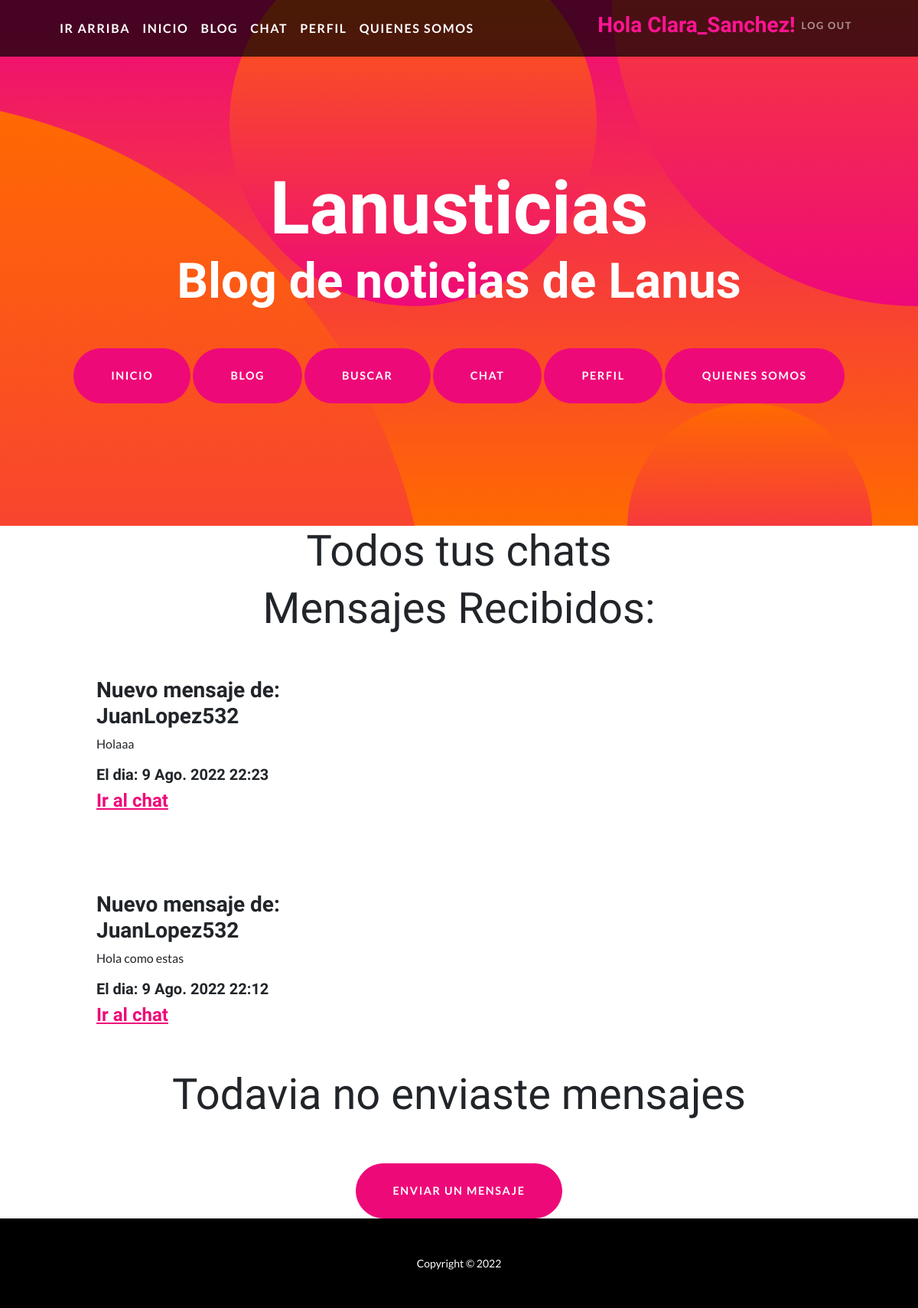
Page /chat (signed in) on the committed database.
### Chat/models.py (models this page shows, shortened)
class Mensaje(models.Model):
    cuerpo=models.CharField(max_length=300)
    emisor = models.ForeignKey(User, on_delete=models.CASCADE, related_name='Emisor')
    receptor = models.ForeignKey(User, on_delete=models.CASCADE, related_name='Receptor')
    enviado = models.DateTimeField(auto_now_add=True)
    leido=models.BooleanField(default=False)
    class Meta:
        ordering = ['-enviado']

### Chat/views.py (the view)
# urls.py: path('chat', chat, name='chat'),
@login_required
def chat(request):
    mensajes=Mensaje.objects.filter(receptor_id=request.user.id)
    mensajes_enviados=Mensaje.objects.filter(emisor_id=request.user.id)
    return render (request, 'chat.html', {'mensajes':mensajes,'mensajes_enviados':mensajes_enviados})

### templates/chat.html (shortened to what this page needs)
{% extends 'index.html' %}
{% block contenido_que_cambia %}
<h2 class="display-4" style="text-align: center;">Todos tus chats </h2>
{% if mensajes %}
<h2 class="display-4" style="text-align: center;">Mensajes Recibidos: </h2>
{% for mensaje in mensajes %}
<section id="scroll">
    <div class="container px-5">
        <div class="row gx-5 align-items-center">
            <div class="col-lg-6 order-lg-1">
                <div class="p-5">
                    <h3>Nuevo mensaje de: {{mensaje.emisor}}</h3>
                    <p>{{mensaje.cuerpo}}</p>
                    <h5>El dia: {{mensaje.enviado}}</h5>
                    <h4><a href="mensajes/{{mensaje.id}}">Ir al chat</a></h4>
                </div>
            </div>
        </div>
    </div>
</section>
{% endfor %}
{% else %}
<h2 class="display-4" style="text-align: center;">Todavia no recibiste mensajes </h2>
{% endif %}
{% if mensajes_enviados %}
<h2 class="display-4" style="text-align: center;">Mensajes Enviados: </h2>
{% for mensaje in mensajes_enviados %}
<section id="scroll">
    <div class="container px-5">
        <div class="row gx-5 align-items-center">
            <div class="col-lg-6 order-lg-2">
            </div>
            <div class="col-lg-6 order-lg-1">
                <div class="p-5">
                    <h3>Mensaje para: {{mensaje.receptor}}</h3>
                    <p>{{mensaje.cuerpo}}</p>
                    <h5>El dia: {{mensaje.enviado}}</h5>
                    <h4><a href="mensajes/{{mensaje.id}}">Ir al chat</a></h4>
                </div>
            </div>
        </div>
    </div>
</section>
{% endfor %}
{% else %}
<h2 class="display-4" style="text-align: center;">Todavia no enviaste mensajes </h2>
{% endif %}
<div style="text-align:center ;"><a  class="btn btn-primary btn-xl rounded-pill mt-5" href="{% url 'mandar_mensaje' %}" &amp;>Enviar un mensaje</a></div>
{% endblock %}

### templates/index.html (shortened to what this page needs)
<!DOCTYPE html>
<html lang="en">
    <head>
        {% load static %}
        <link href="{% static 'WebApp/css/styles.css' %}" rel="stylesheet" />
    </head>
    <body id="page-top">
        <nav class="navbar navbar-expand-lg navbar-dark navbar-custom fixed-top">
            <div class="container px-5">
                <a class="navbar-brand" href="#page-top">Ir Arriba</a>
                <a class="navbar-brand" href="{% url 'inicio' %}">Inicio</a>
                <a class="navbar-brand" href="{% url 'blogs' %}">Blog</a>
                {% if request.user.is_authenticated %}
                <a class="navbar-brand" href="{% url 'chat' %}">Chat</a>
                <a class="navbar-brand" href="{% url 'mostrar_perfil' %}">Perfil</a>
                {% endif %}
                <a class="navbar-brand" href="{% url 'about' %}">Quienes Somos</a>
                <div class="collapse navbar-collapse" id="navbarResponsive">
                    <ul class="navbar-nav ms-auto">
                        {% if request.user.is_authenticated %}
                        <h3 style="color:deeppink">Hola {{request.user.username}}!</h3>
                        <li class="nav-item"><a class="nav-link" href="{% url 'logout' %}">Log out</a></li>
                        {% endif %}
                    </ul>
                </div>
            </div>
        </nav>
        {% block paneladmin %}
        <header class="masthead text-center text-white">
            <div class="masthead-content">
                <div class="container px-5">
                    <h1 class="masthead-heading mb-0">Lanusticias</h1>
                    <h2 class="masthead-subheading mb-0">Blog de noticias de Lanus</h2>
                    <a class="btn btn-primary btn-xl rounded-pill mt-5" href="{% url 'inicio' %}">Inicio</a>
                    <a class="btn btn-primary btn-xl rounded-pill mt-5" href="{% url 'blogs' %}">Blog</a>
                    <a class="btn btn-primary btn-xl rounded-pill mt-5" href="{% url 'busqueda_blog' %}">Buscar</a>
                    {% if request.user.is_authenticated %}
                    <a class="btn btn-primary btn-xl rounded-pill mt-5" href="{% url 'chat' %}">Chat</a>
                    <a class="btn btn-primary btn-xl rounded-pill mt-5" href="{% url 'mostrar_perfil' %}">Perfil</a>
                    {% endif %}
                    <a class="btn btn-primary btn-xl rounded-pill mt-5" href="{% url 'about' %}">Quienes somos</a>
                </div>
            </div>
            <div class="bg-circle-1 bg-circle"></div>
            <div class="bg-circle-2 bg-circle"></div>
            <div class="bg-circle-3 bg-circle"></div>
            <div class="bg-circle-4 bg-circle"></div>
        </header>
        {% endblock %}
        {% block contenido_que_cambia %}{% endblock %}
        <footer class="py-5 bg-black">
            <div class="container px-5"><p class="m-0 text-center text-white small">Copyright &copy; 2022</p></div>
        </footer>
    </body>
</html>

### rows in the picture
Mensaje: emisor "JuanLopez532", cuerpo "Holaaa", enviado "9 Ago. 2022 22:23"
Mensaje: emisor "JuanLopez532", cuerpo "Hola como estas", enviado "9 Ago. 2022 22:12"

### other values in the picture
{{ request.user.username }} "Clara_Sanchez"
